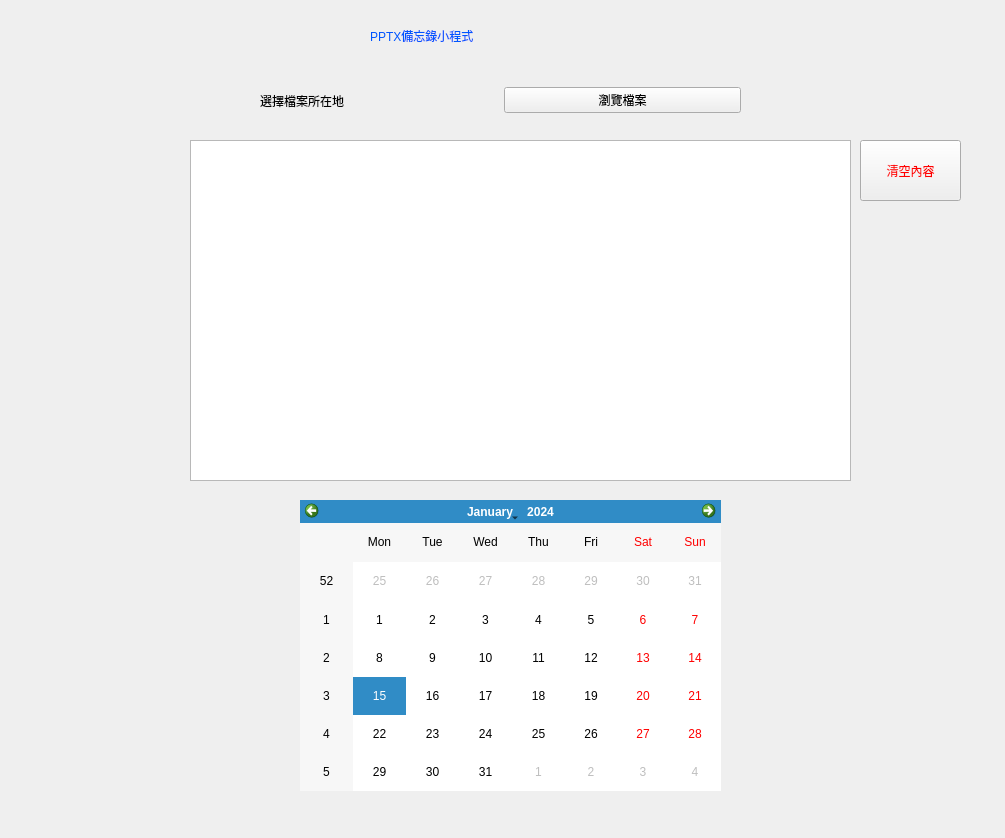
<?xml version="1.0" encoding="UTF-8"?>
<ui version="4.0">
 <class>Form</class>
 <widget class="QWidget" name="Form">
  <property name="geometry">
   <rect>
    <x>0</x>
    <y>0</y>
    <width>1005</width>
    <height>838</height>
   </rect>
  </property>
  <property name="windowTitle">
   <string>Form</string>
  </property>
  <widget class="QTextBrowser" name="textBrowser">
   <property name="geometry">
    <rect>
     <x>190</x>
     <y>140</y>
     <width>661</width>
     <height>341</height>
    </rect>
   </property>
   <property name="styleSheet">
    <string notr="true">font: 12pt &quot;Arial&quot;;</string>
   </property>
  </widget>
  <widget class="QWidget" name="horizontalLayoutWidget">
   <property name="geometry">
    <rect>
     <x>260</x>
     <y>70</y>
     <width>481</width>
     <height>61</height>
    </rect>
   </property>
   <layout class="QHBoxLayout" name="horizontalLayout">
    <item>
     <widget class="QLabel" name="label">
      <property name="styleSheet">
       <string notr="true">font: 14pt &quot;Algerian&quot;;</string>
      </property>
      <property name="text">
       <string>選擇檔案所在地</string>
      </property>
      <property name="textFormat">
       <enum>Qt::PlainText</enum>
      </property>
     </widget>
    </item>
    <item>
     <widget class="QPushButton" name="pushButton">
      <property name="styleSheet">
       <string notr="true">font: 12pt &quot;Algerian&quot;;</string>
      </property>
      <property name="text">
       <string>瀏覽檔案</string>
      </property>
      <property name="iconSize">
       <size>
        <width>20</width>
        <height>20</height>
       </size>
      </property>
     </widget>
    </item>
   </layout>
  </widget>
  <widget class="QLabel" name="label_2">
   <property name="geometry">
    <rect>
     <x>370</x>
     <y>0</y>
     <width>291</width>
     <height>71</height>
    </rect>
   </property>
   <property name="styleSheet">
    <string notr="true">font: 20pt &quot;Algerian&quot;;
color: rgb(0, 85, 255);</string>
   </property>
   <property name="text">
    <string>PPTX備忘錄小程式</string>
   </property>
  </widget>
  <widget class="QCalendarWidget" name="calendarWidget">
   <property name="geometry">
    <rect>
     <x>300</x>
     <y>500</y>
     <width>421</width>
     <height>291</height>
    </rect>
   </property>
  </widget>
  <widget class="QPushButton" name="pushButton_2">
   <property name="geometry">
    <rect>
     <x>860</x>
     <y>140</y>
     <width>101</width>
     <height>61</height>
    </rect>
   </property>
   <property name="styleSheet">
    <string notr="true">font: 12pt &quot;Arial&quot;;
color: rgb(255, 0, 0);</string>
   </property>
   <property name="text">
    <string>清空內容</string>
   </property>
  </widget>
 </widget>
 <resources/>
 <connections/>
</ui>
